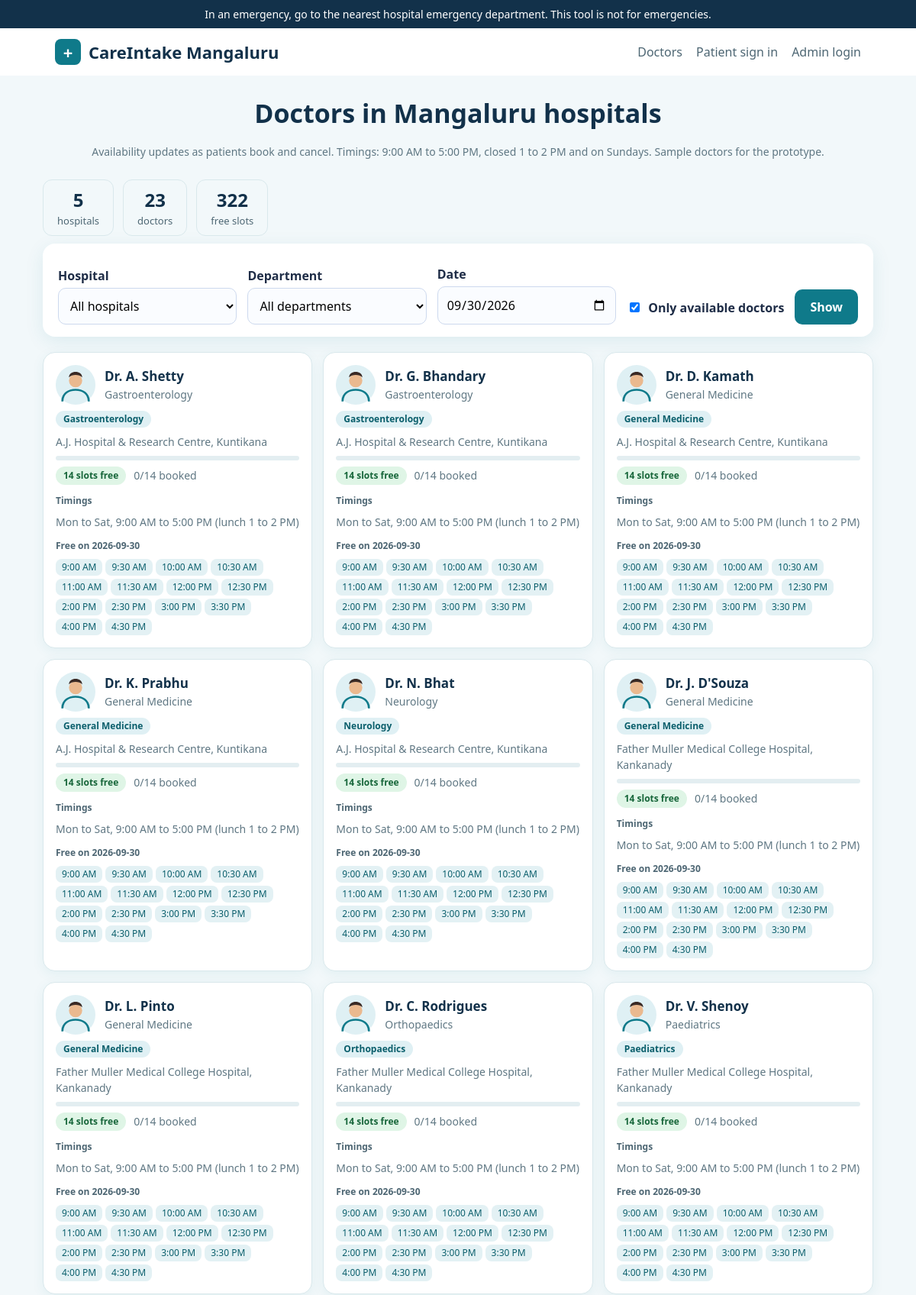
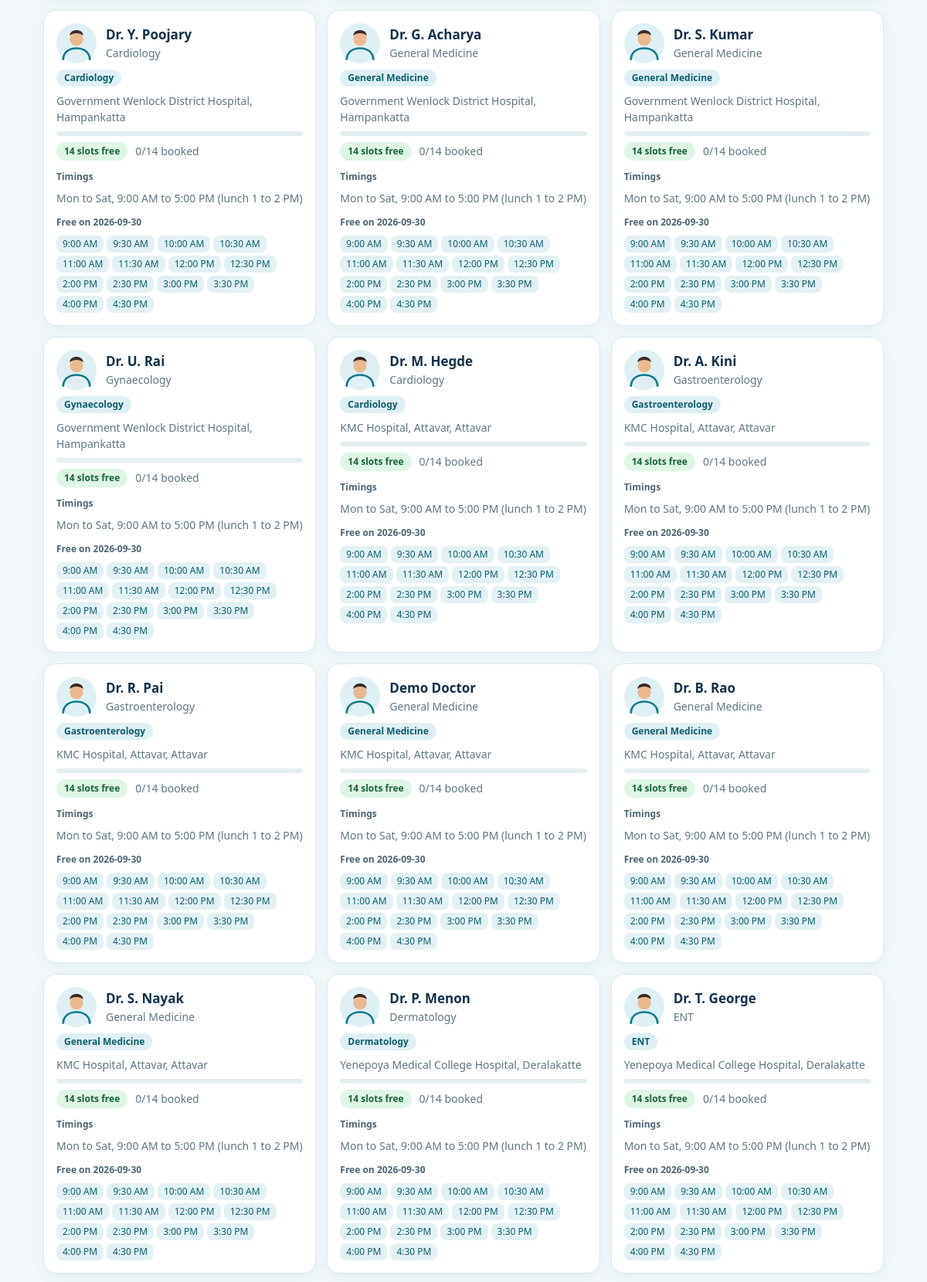
Page /doctors (upper part) on the committed database (2 pictures, top to bottom).
### tables this page shows
CREATE TABLE doctors(id integer primary key,user_id integer,hospital_id integer,dept text,active integer default 1);

CREATE TABLE users(id integer primary key,role text,name text,email text,phone text,pw text,hospital_id integer,verified integer default 0,fails integer default 0,locked real default 0,unique(email,role));

CREATE TABLE hospitals(id integer primary key,name text,area text);

### backend/app.py (the view)
@app.route("/doctors")
def doctors_page():
    hs = q("select * from hospitals")
    hid = request.args.get("hospital", type=int)
    dept = request.args.get("dept") if request.args.get("dept") in DEPTS else ""
    day = request.args.get("day", "")
    try: date.fromisoformat(day)
    except ValueError: day = date.today().isoformat()
    only = request.args.get("go") != "1" or request.args.get("only") == "1"
    sql = "select d.*,u.name,h.name hname,h.area from doctors d join users u on u.id=d.user_id join hospitals h on h.id=d.hospital_id where d.active=1"
    a = []
    if hid: sql += " and d.hospital_id=?"; a.append(hid)
    if dept: sql += " and d.dept=?"; a.append(dept)
    rows = [dict(d, slots=free_slots(d["id"], day)) for d in q(sql + " order by h.name,d.dept,u.name", a)]
    on_leave = {r["doctor_id"] for r in q("select doctor_id from leaves where day=?", (day,))}
    for d in rows:
        d["leave"] = d["id"] in on_leave
        d["status"] = "leave" if d["leave"] else ("closed" if d["slots"] is None else ("full" if not d["slots"] else "free"))
    total_free = sum(len(d["slots"]) for d in rows if d["slots"])
    shown = [d for d in rows if d["status"] == "free"] if only else rows
    return render_template("doctors.html", hs=hs, hid=hid, dept=dept, day=day, only=only, docs=shown, depts=DEPTS,
                           nslots=len(SLOTS), nhosp=len({d["hospital_id"] for d in rows}), ndocs=len(rows), total_free=total_free)

### backend/app.py (called while the page is built)
def db():
    if "db" not in g:
        g.db = sqlite3.connect(DB)
        g.db.row_factory = sqlite3.Row
    return g.db

def q(sql, a=(), one=False):
    r = db().execute(sql, a)
    return r.fetchone() if one else r.fetchall()

def current():
    if "user" not in g:
        g.user = q("select * from users where id=?", (session["uid"],), True) if session.get("uid") else None
    return g.user

@app.before_request
def guard():
    session.permanent = True
    if "csrf" not in session: session["csrf"] = secrets.token_hex(16)
    if request.method == "POST" and not hmac.compare_digest(request.form.get("csrf", ""), session["csrf"]):
        abort(400)

@app.after_request
def headers(r):
    r.headers.update({"X-Content-Type-Options": "nosniff", "X-Frame-Options": "DENY", "Referrer-Policy": "same-origin",
        "Content-Security-Policy": "default-src 'self'; img-src 'self' data:; frame-ancestors 'none'; form-action 'self'",
        "Cache-Control": "no-store"})
    return r

@app.context_processor
def inject():
    u = current()
    nn = q("select count(*) n from notifications where user_id=? and seen=0", (u["id"],), True)["n"] if u and u["role"] == "doctor" else 0
    return dict(csrf=session.get("csrf"), me=u, today=date.today().isoformat(), notif_n=nn)

def free_slots(did, d):
    try: dt = date.fromisoformat(d)
    except (ValueError, TypeError): return None
    if dt < date.today() or dt.weekday() == 6 or dt > date.today() + timedelta(days=60): return None
    if q("select 1 from leaves where doctor_id=? and day=?", (did, d), True): return None
    taken = {r["slot"] for r in q("select slot from appts where doctor_id=? and day=? and status='booked'", (did, d))}
    now = datetime.now().strftime("%H:%M")
    return [s for s in SLOTS if s not in taken and not (dt == date.today() and s <= now)]

def t12(s):
    h, m = map(int, s.split(":")); return f"{(h - 1) % 12 + 1}:{m:02d} {'AM' if h < 12 else 'PM'}"

### frontend/templates/doctors.html (shortened to what this page needs)
{% extends 'base.html' %}{% block body %}
<div class="intro"><h1>Doctors in Mangaluru hospitals</h1><p class="muted">Availability updates as patients book and cancel. Timings: 9:00 AM to 5:00 PM, closed 1 to 2 PM and on Sundays. Sample doctors for the prototype.</p></div>
<div class="stats"><div class="mini"><b>{{ nhosp }}</b>hospitals</div><div class="mini"><b>{{ ndocs }}</b>doctors</div><div class="mini"><b>{{ total_free }}</b>free slots</div></div>
<form method="get" class="card dfilter"><input type="hidden" name="go" value="1">
<div><label>Hospital</label><select name="hospital"><option value="">All hospitals</option>{% for h in hs %}<option value="{{ h.id }}" {{ 'selected' if h.id == hid }}>{{ h.name }}</option>{% endfor %}</select></div>
<div><label>Department</label><select name="dept"><option value="">All departments</option>{% for x in depts %}<option {{ 'selected' if x == dept }}>{{ x }}</option>{% endfor %}</select></div>
<div><label>Date</label><input type="date" name="day" min="{{ today }}" value="{{ day }}"></div>
<label class="chk"><input type="checkbox" name="only" value="1" {{ 'checked' if only }}> Only available doctors</label>
<button>Show</button></form>
<div class="dgrid wide">{% for d in docs %}{% set fr = d.slots|length if d.slots else 0 %}{% set bk = nslots - fr if d.slots is not none else 0 %}
<div class="dcard {{ 'off' if d.status != 'free' }}"><div class="dhead"><span class="av"><svg viewBox="0 0 48 48" width="52" height="52" aria-hidden="true"><circle cx="24" cy="24" r="24" fill="#dff0f4"/><circle cx="24" cy="19" r="8" fill="#eab98f"/><path d="M16 15c0-9 16-9 16 0-4-4-12-4-16 0z" fill="#3a2a25"/><path d="M8 44c0-10 8-14 16-14s16 4 16 14" fill="none" stroke="#0f7a8a" stroke-width="2.5"/></svg></span>
<div><strong>{{ d.name }}</strong><div class="muted">{{ d.dept }}</div></div></div>
<span class="chip">{{ d.dept }}</span><div class="muted">{{ d.hname }}, {{ d.area }}</div>
<progress class="bar2" max="{{ nslots }}" value="{{ bk }}"></progress>
<div class="dmeta">{% if d.status == 'free' %}<span class="pill ok">{{ fr }} slots free</span>{% elif d.status == 'full' %}<span class="pill no">Fully booked</span>{% elif d.status == 'leave' %}<span class="pill no">On leave</span>{% else %}<span class="pill no">Closed</span>{% endif %}<span class="muted">{{ bk }}/{{ nslots }} booked</span></div>
<div class="k2">Timings</div><div class="muted">Mon to Sat, 9:00 AM to 5:00 PM (lunch 1 to 2 PM)</div>
{% if d.slots %}<div class="k2">Free on {{ day }}</div><div class="tchips">{% for s in d.slots %}<span>{{ t12(s) }}</span>{% endfor %}</div>{% endif %}
</div>{% endfor %}</div>
{% endblock %}

### frontend/static/style.css (style rules this page uses)
:root { --b:#0f7a8a;--d:#12314a;--bg:#f2f8fa;--t:#1f2d47 }
* { box-sizing:border-box }
body { margin:0;font-family:system-ui,"Segoe UI",sans-serif;background:var(--bg);color:var(--t);line-height:1.5 }
.card { background:#fff;border-radius:16px;padding:24px;margin-bottom:20px;box-shadow:0 6px 24px #0f7a8a18 }
h1,h2,h3 { color:var(--d) }
label { display:block;font-weight:600;margin:12px 0 4px }
input,select,textarea { width:100%;padding:11px;border:1px solid #cdd9ee;border-radius:10px;font:inherit;background:#fafcff }
.btn,button { background:var(--b);color:#fff;border:0;border-radius:10px;padding:11px 20px;font:inherit;font-weight:600;cursor:pointer;text-decoration:none;display:inline-block }
.muted { color:#5f7783;font-size:14px }
.intro { text-align:center;margin:10px 0 26px }
.intro h1 { font-size:34px;margin:0 0 6px }
.dgrid { display:grid;grid-template-columns:repeat(auto-fill,minmax(230px,1fr));gap:14px;margin-bottom:18px }
.dcard { background:#fff;border:1px solid #d9e8ec;border-radius:16px;padding:16px;display:flex;flex-direction:column;gap:8px;box-shadow:0 4px 16px #0f7a8a12 }
.dhead { display:flex;gap:12px;align-items:center }
.dhead strong { font-size:17px;color:var(--d) }
.av { line-height:0 }
.chip { align-self:flex-start;background:#dff0f4;color:#0b5f6c;border-radius:99px;padding:2px 10px;font-size:12px;font-weight:700 }
.bar2 { height:6px;background:#e3eef1;border-radius:9px;overflow:hidden }
.dmeta { display:flex;gap:10px;align-items:center;flex-wrap:wrap }
.pill { border-radius:99px;padding:3px 10px;font-size:12px;font-weight:700 }
.pill.ok { background:#dff5e6;color:#17663a }
.stats { display:flex;gap:12px;margin-bottom:10px }
.mini { background:#f2f8fa;border:1px solid #d9e8ec;border-radius:12px;padding:8px 18px;text-align:center;font-size:13px;color:#4d6673 }
.mini b { display:block;font-size:24px;color:var(--d) }
.chk { display:flex;gap:8px;align-items:center;font-weight:600;margin:0 }
.chk input { width:auto }
progress.bar2 { -webkit-appearance:none;appearance:none;width:100%;height:6px;border:0;border-radius:9px;background:#e3eef1;overflow:hidden }
.dfilter { display:flex;gap:14px;align-items:end;flex-wrap:wrap;padding:16px 20px }
.dfilter>div { flex:1;min-width:160px }
.dfilter .chk { padding-bottom:10px }
.dgrid.wide { grid-template-columns:repeat(auto-fill,minmax(270px,1fr)) }
.k2 { font-size:12px;font-weight:700;color:#4d6673;margin-top:4px }
.tchips { display:flex;flex-wrap:wrap;gap:4px }
.tchips span { background:#e3f1f4;color:#0b5f6c;border-radius:8px;padding:2px 8px;font-size:12px }

### rows in the picture
doctors: name "Dr. A. Shetty", dept "Gastroenterology", hname "A.J. Hospital & Research Centre", area "Kuntikana", fr "14", bk "0", nslots "14", day "2026-09-30", t12 "9:00 AM" "9:30 AM" "10:00 AM" "10:30 AM" "11:00 AM" "11:30 AM" "12:00 PM" "12:30 PM" "2:00 PM" "2:30 PM" "3:00 PM" "3:30 PM" "4:00 PM" "4:30 PM"
doctors: name "Dr. G. Bhandary", dept "Gastroenterology", hname "A.J. Hospital & Research Centre", area "Kuntikana", fr "14", bk "0", nslots "14", day "2026-09-30", t12 "9:00 AM" "9:30 AM" "10:00 AM" "10:30 AM" "11:00 AM" "11:30 AM" "12:00 PM" "12:30 PM" "2:00 PM" "2:30 PM" "3:00 PM" "3:30 PM" "4:00 PM" "4:30 PM"
doctors: name "Dr. D. Kamath", dept "General Medicine", hname "A.J. Hospital & Research Centre", area "Kuntikana", fr "14", bk "0", nslots "14", day "2026-09-30", t12 "9:00 AM" "9:30 AM" "10:00 AM" "10:30 AM" "11:00 AM" "11:30 AM" "12:00 PM" "12:30 PM" "2:00 PM" "2:30 PM" "3:00 PM" "3:30 PM" "4:00 PM" "4:30 PM"
doctors: name "Dr. K. Prabhu", dept "General Medicine", hname "A.J. Hospital & Research Centre", area "Kuntikana", user "14", bk "0", day "2026-09-30", t12 "9:00 AM" "9:30 AM" "10:00 AM" "10:30 AM" "11:00 AM" "11:30 AM" "12:00 PM" "12:30 PM" "2:00 PM" "2:30 PM" "3:00 PM" "3:30 PM" "4:00 PM" "4:30 PM"
doctors: name "Dr. N. Bhat", dept "Neurology", hname "A.J. Hospital & Research Centre", area "Kuntikana", id "14", bk "0", day "2026-09-30", t12 "9:00 AM" "9:30 AM" "10:00 AM" "10:30 AM" "11:00 AM" "11:30 AM" "12:00 PM" "12:30 PM" "2:00 PM" "2:30 PM" "3:00 PM" "3:30 PM" "4:00 PM" "4:30 PM"
doctors: name "Dr. J. D'Souza", dept "General Medicine", hname "Father Muller Medical College Hospital", area "Kankanady", fr "14", bk "0", nslots "14", day "2026-09-30", t12 "9:00 AM" "9:30 AM" "10:00 AM" "10:30 AM" "11:00 AM" "11:30 AM" "12:00 PM" "12:30 PM" "2:00 PM" "2:30 PM" "3:00 PM" "3:30 PM" "4:00 PM" "4:30 PM"
doctors: name "Dr. L. Pinto", dept "General Medicine", hname "Father Muller Medical College Hospital", area "Kankanady", fr "14", bk "0", nslots "14", day "2026-09-30", t12 "9:00 AM" "9:30 AM" "10:00 AM" "10:30 AM" "11:00 AM" "11:30 AM" "12:00 PM" "12:30 PM" "2:00 PM" "2:30 PM" "3:00 PM" "3:30 PM" "4:00 PM" "4:30 PM"
doctors: name "Dr. C. Rodrigues", dept "Orthopaedics", hname "Father Muller Medical College Hospital", area "Kankanady", fr "14", bk "0", nslots "14", day "2026-09-30", t12 "9:00 AM" "9:30 AM" "10:00 AM" "10:30 AM" "11:00 AM" "11:30 AM" "12:00 PM" "12:30 PM" "2:00 PM" "2:30 PM" "3:00 PM" "3:30 PM" "4:00 PM" "4:30 PM"
doctors: name "Dr. V. Shenoy", dept "Paediatrics", hname "Father Muller Medical College Hospital", area "Kankanady", fr "14", bk "0", nslots "14", day "2026-09-30", t12 "9:00 AM" "9:30 AM" "10:00 AM" "10:30 AM" "11:00 AM" "11:30 AM" "12:00 PM" "12:30 PM" "2:00 PM" "2:30 PM" "3:00 PM" "3:30 PM" "4:00 PM" "4:30 PM"
doctors: name "Dr. Y. Poojary", dept "Cardiology", hname "Government Wenlock District Hospital", area "Hampankatta", fr "14", bk "0", nslots "14", day "2026-09-30", t12 "9:00 AM" "9:30 AM" "10:00 AM" "10:30 AM" "11:00 AM" "11:30 AM" "12:00 PM" "12:30 PM" "2:00 PM" "2:30 PM" "3:00 PM" "3:30 PM" "4:00 PM" "4:30 PM"
doctors: name "Dr. G. Acharya", dept "General Medicine", hname "Government Wenlock District Hospital", area "Hampankatta", fr "14", bk "0", nslots "14", day "2026-09-30", t12 "9:00 AM" "9:30 AM" "10:00 AM" "10:30 AM" "11:00 AM" "11:30 AM" "12:00 PM" "12:30 PM" "2:00 PM" "2:30 PM" "3:00 PM" "3:30 PM" "4:00 PM" "4:30 PM"
doctors: name "Dr. S. Kumar", dept "General Medicine", hname "Government Wenlock District Hospital", area "Hampankatta", fr "14", bk "0", nslots "14", day "2026-09-30", t12 "9:00 AM" "9:30 AM" "10:00 AM" "10:30 AM" "11:00 AM" "11:30 AM" "12:00 PM" "12:30 PM" "2:00 PM" "2:30 PM" "3:00 PM" "3:30 PM" "4:00 PM" "4:30 PM"
doctors: name "Dr. U. Rai", dept "Gynaecology", hname "Government Wenlock District Hospital", area "Hampankatta", fr "14", bk "0", nslots "14", day "2026-09-30", t12 "9:00 AM" "9:30 AM" "10:00 AM" "10:30 AM" "11:00 AM" "11:30 AM" "12:00 PM" "12:30 PM" "2:00 PM" "2:30 PM" "3:00 PM" "3:30 PM" "4:00 PM" "4:30 PM"
doctors: name "Dr. M. Hegde", dept "Cardiology", hname "KMC Hospital, Attavar", area "Attavar", fr "14", bk "0", nslots "14", day "2026-09-30", t12 "9:00 AM" "9:30 AM" "10:00 AM" "10:30 AM" "11:00 AM" "11:30 AM" "12:00 PM" "12:30 PM" "2:00 PM" "2:30 PM" "3:00 PM" "3:30 PM" "4:00 PM" "4:30 PM"
doctors: name "Dr. A. Kini", dept "Gastroenterology", hname "KMC Hospital, Attavar", area "Attavar", fr "14", bk "0", nslots "14", day "2026-09-30", t12 "9:00 AM" "9:30 AM" "10:00 AM" "10:30 AM" "11:00 AM" "11:30 AM" "12:00 PM" "12:30 PM" "2:00 PM" "2:30 PM" "3:00 PM" "3:30 PM" "4:00 PM" "4:30 PM"
doctors: name "Dr. R. Pai", dept "Gastroenterology", hname "KMC Hospital, Attavar", area "Attavar", fr "14", bk "0", nslots "14", day "2026-09-30", t12 "9:00 AM" "9:30 AM" "10:00 AM" "10:30 AM" "11:00 AM" "11:30 AM" "12:00 PM" "12:30 PM" "2:00 PM" "2:30 PM" "3:00 PM" "3:30 PM" "4:00 PM" "4:30 PM"
doctors: name "Demo Doctor", dept "General Medicine", hname "KMC Hospital, Attavar", area "Attavar", fr "14", bk "0", nslots "14", day "2026-09-30", t12 "9:00 AM" "9:30 AM" "10:00 AM" "10:30 AM" "11:00 AM" "11:30 AM" "12:00 PM" "12:30 PM" "2:00 PM" "2:30 PM" "3:00 PM" "3:30 PM" "4:00 PM" "4:30 PM"
doctors: name "Dr. B. Rao", dept "General Medicine", hname "KMC Hospital, Attavar", area "Attavar", fr "14", bk "0", nslots "14", day "2026-09-30", t12 "9:00 AM" "9:30 AM" "10:00 AM" "10:30 AM" "11:00 AM" "11:30 AM" "12:00 PM" "12:30 PM" "2:00 PM" "2:30 PM" "3:00 PM" "3:30 PM" "4:00 PM" "4:30 PM"
doctors: name "Dr. S. Nayak", dept "General Medicine", hname "KMC Hospital, Attavar", area "Attavar", fr "14", bk "0", nslots "14", day "2026-09-30", t12 "9:00 AM" "9:30 AM" "10:00 AM" "10:30 AM" "11:00 AM" "11:30 AM" "12:00 PM" "12:30 PM" "2:00 PM" "2:30 PM" "3:00 PM" "3:30 PM" "4:00 PM" "4:30 PM"
doctors: name "Dr. P. Menon", dept "Dermatology", hname "Yenepoya Medical College Hospital", area "Deralakatte", fr "14", bk "0", nslots "14", day "2026-09-30", t12 "9:00 AM" "9:30 AM" "10:00 AM" "10:30 AM" "11:00 AM" "11:30 AM" "12:00 PM" "12:30 PM" "2:00 PM" "2:30 PM" "3:00 PM" "3:30 PM" "4:00 PM" "4:30 PM"
doctors: name "Dr. T. George", dept "ENT", hname "Yenepoya Medical College Hospital", area "Deralakatte", fr "14", bk "0", nslots "14", day "2026-09-30", t12 "9:00 AM" "9:30 AM" "10:00 AM" "10:30 AM" "11:00 AM" "11:30 AM" "12:00 PM" "12:30 PM" "2:00 PM" "2:30 PM" "3:00 PM" "3:30 PM" "4:00 PM" "4:30 PM"

### other values in the picture
{{ nhosp }} "5"
{{ ndocs }} "23"
{{ total_free }} "322"
